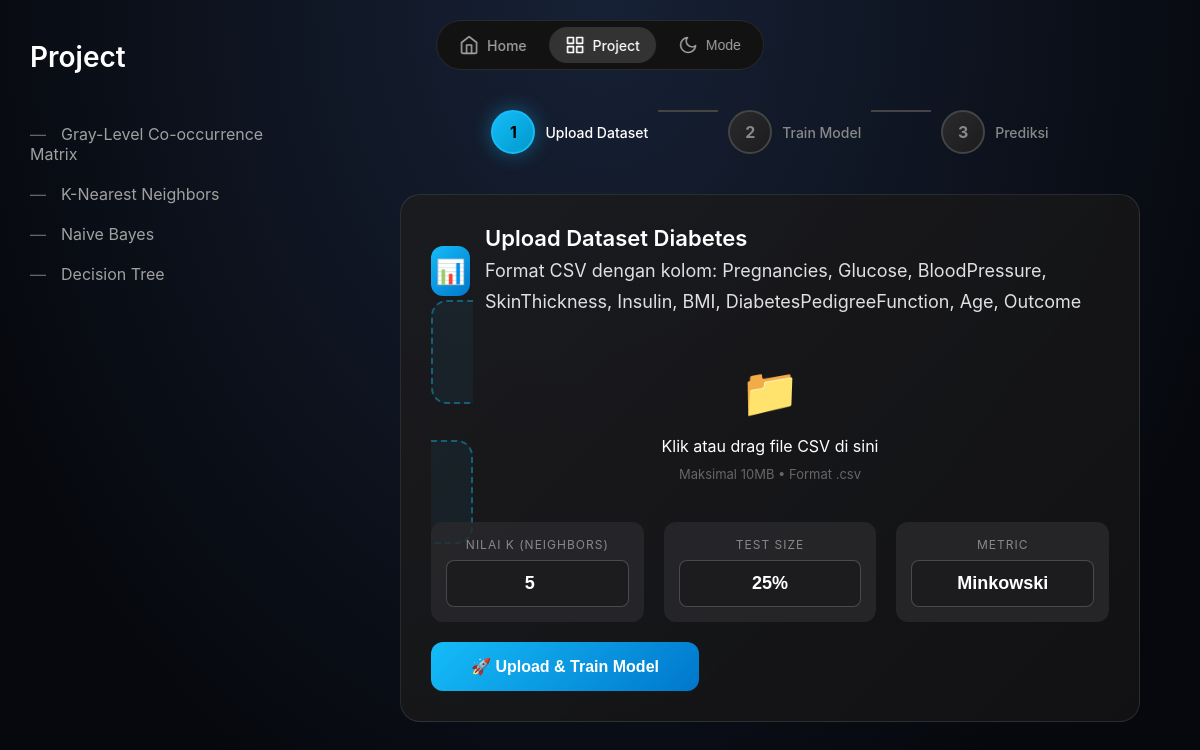
The app's page /task/2 with its own data.
### app.py (models this page shows)
class Task(db.Model):
    id = db.Column(db.Integer, primary_key=True)
    title = db.Column(db.String(100), nullable=False)
    thumbnail = db.Column(db.String(100), nullable=True)
    description = db.Column(db.Text, nullable=False)
    content = db.Column(db.Text, nullable=False)

### app.py (the view, shortened to what this page needs)
@app.route('/task/<int:task_id>', methods=['GET', 'POST'])
def task_detail(task_id):
    task = Task.query.get_or_404(task_id)
    tasks = Task.query.all()
    if task.title == 'K-Nearest Neighbors':
        dataset = None
        results = None
        prediction_result = None
        probs = None
        feature_names = ['Pregnancies', 'Glucose', 'BloodPressure', 'SkinThickness',
                        'Insulin', 'BMI', 'DiabetesPedigreeFunction', 'Age']
        return render_template('knn_detail.html',
                              show_sidebar=True,
                              task=task,
                              tasks=tasks,
                              dataset=dataset,
                              results=results,
                              prediction=prediction_result,
                              probs=probs,
                              params={'k': 5})

### templates/knn_detail.html (shortened to what this page needs)
{% extends "base.html" %}
{% block content %}
<div class="knn-container">
    <div class="step-indicator">
        <div class="step {% if dataset %}completed{% else %}active{% endif %}">
            <div class="step-number">1</div>
            <span class="step-label">Upload Dataset</span>
        </div>
        <div class="step-connector {% if dataset %}active{% endif %}"></div>
        <div class="step {% if dataset and results %}completed{% elif dataset %}active{% endif %}">
            <div class="step-number">2</div>
            <span class="step-label">Train Model</span>
        </div>
        <div class="step-connector {% if results %}active{% endif %}"></div>
        <div class="step {% if prediction %}completed{% elif dataset %}active{% endif %}">
            <div class="step-number">3</div>
            <span class="step-label">Prediksi</span>
        </div>
    </div>
    <div class="section-card">
        <div class="section-header">
            <div class="section-icon">📊</div>
            <div>
                <h3 class="section-title">Upload Dataset Diabetes</h3>
                <p class="section-subtitle">Format CSV dengan kolom: Pregnancies, Glucose, BloodPressure, SkinThickness,
                    Insulin, BMI, DiabetesPedigreeFunction, Age, Outcome</p>
            </div>
        </div>
        <form method="POST" enctype="multipart/form-data">
            <label for="dataset" class="upload-zone" id="upload-zone">
                <div class="upload-icon">📁</div>
                <div class="upload-text" id="file-name">Klik atau drag file CSV di sini</div>
                <div class="upload-hint">Maksimal 10MB • Format .csv</div>
            </label>
            <div class="param-grid">
                <div class="param-item">
                    <div class="param-label">Nilai K (Neighbors)</div>
                    <input type="number" class="param-input" id="k_value" name="k_value"
                        value="{{ params.k if params else 5 }}" min="1" max="50">
                </div>
                <div class="param-item">
                    <div class="param-label">Test Size</div>
                    <input type="text" class="param-input" value="25%" disabled>
                </div>
                <div class="param-item">
                    <div class="param-label">Metric</div>
                    <input type="text" class="param-input" value="Minkowski" disabled>
                </div>
            </div>
            <button type="submit" class="btn-primary-custom">
                🚀 Upload & Train Model
            </button>
        </form>
    </div>
</div>
{% endblock %}

### templates/base.html (shortened to what this page needs)
<!DOCTYPE html>
<html lang="id">
<head>
    <link rel="stylesheet" href="{{ url_for('static', filename='style.css') }}">
</head>
<body>
    <nav class="top-nav">
        <a href="{{ url_for('index') }}" class="nav-item {% if not show_sidebar %}active{% endif %}">
            <svg xmlns="http://www.w3.org/2000/svg" width="24" height="24" viewBox="0 0 24 24" fill="none" stroke="currentColor" stroke-width="2" stroke-linecap="round" stroke-linejoin="round"><path d="m3 9 9-7 9 7v11a2 2 0 0 1-2 2H5a2 2 0 0 1-2-2z"></path><polyline points="9 22 9 12 15 12 15 22"></polyline></svg>
            <span>Home</span>
        </a>
        <a href="{{ url_for('tugas') }}" class="nav-item {% if show_sidebar %}active{% endif %}">
            <span>Project</span>
        </a>
        <button class="nav-item theme-toggle">
            <svg xmlns="http://www.w3.org/2000/svg" width="24" height="24" viewBox="0 0 24 24" fill="none" stroke="currentColor" stroke-width="2" stroke-linecap="round" stroke-linejoin="round"><path d="M21 12.79A9 9 0 1 1 11.21 3 7 7 0 0 0 21 12.79z"></path></svg>
            <span>Mode</span>
        </button>
    </nav>
    <div class="wrapper">
        {% if show_sidebar %}
        <aside class="sidebar">
            <h1 class="sidebar-title">Project</h1>
            <nav class="sidebar-nav">
                <ul>
                    {% for task_item in tasks %}
                    <li><a href="{{ url_for('task_detail', task_id=task_item.id) }}">{{ task_item.title }}</a></li>
                    {% endfor %}
                </ul>
            </nav>
        </aside>
        {% endif %}
        <main class="main-content {% if not show_sidebar %}full-width{% endif %}">
            <article>
                {% block content %}{% endblock %}
            </article>
        </main>
    </div>
</body>
</html>

### static/style.css (style rules this page uses)
:root { --bg-dark: radial-gradient(ellipse at 50% 0%, hsl(220, 40%, 15%) 0%, #06080D 80%); --text-dark: #e0e0e0; --text-muted-dark: #a0a0a0; --text-header-dark: #ffffff; --card-bg-dark: #1c1c1e; --nav-bg-dark: #121212; --nav-active-dark: #333333; --link-dark: #15BCF8; --link-hover-dark: #49d0fc; --border-dark: rgba(255, 255, 255, 0.1); --bg-light: radial-gradient(ellipse at 50% 0%, hsl(195, 100%, 85%) 0%, #ffffff 70%); --text-light: #222222; --text-muted-light: #555555; --text-header-light: #000000; --card-bg-light: #ffffff; --nav-bg-light: rgba(255, 255, 255, 0.85); --nav-active-light: #e0e0e0; --link-light: #0077cc; --link-hover-light: #0099ff; --border-light: rgba(0, 0, 0, 0.1); }
body { background-image: var(--bg-dark); color: var(--text-dark); font-family: -apple-system, BlinkMacSystemFont, "Segoe UI", Roboto, Helvetica, Arial, sans-serif; margin: 0; min-height: 100vh; transition: background-image .5s ease, color .5s ease; }
.wrapper { display:flex;width:100%;min-height:100vh }
.sidebar { width:280px;padding:40px 30px;display:flex;flex-direction:column;flex-shrink:0;animation:fadeInFromLeft .7s ease-in-out forwards }
.main-content { flex-grow:1;padding:80px 60px 40px;overflow-y:auto;animation:fadeInFromLeft .7s ease-in-out forwards }
.main-content>header,.main-content>article,.main-content>.profile-layout { animation:floatUp .8s .2s ease-out forwards;opacity:0 }
.sidebar-title { font-size:28px;color:var(--text-header-dark);margin:0 0 50px;font-weight:600 }
.sidebar-nav ul { list-style:none;padding:0;margin:0 }
.sidebar-nav li { margin-bottom:20px }
.sidebar-nav a { color:var(--text-muted-dark);text-decoration:none;font-size:16px;transition:color .3s ease }
.sidebar-nav a::before { content:'—';margin-right:15px;color:#666 }
.top-nav { position:fixed;top:20px;left:50%;transform:translateX(-50%);background-color:var(--nav-bg-dark);backdrop-filter:blur(10px);-webkit-backdrop-filter:blur(10px);border:1px solid var(--border-dark);border-radius:9999px;padding:6px;display:flex;align-items:center;gap:6px;z-index:100 }
.nav-item { padding:8px 16px;color:var(--text-muted-dark);text-decoration:none;display:flex;align-items:center;justify-content:center;border-radius:9999px;transition:background-color .3s ease,color .3s ease;background-color:transparent;border:none;cursor:pointer;font-size:14px;font-weight:500;white-space:nowrap;gap:8px }
.nav-item svg { width:20px;height:20px;stroke:currentColor }
.nav-item.active { background-color:var(--nav-active-dark);color:var(--text-header-dark) }
.main-content article p { font-size:18px;line-height:1.7;color:var(--text-dark);max-width:800px }

### records on screen
Task: title "Gray-Level Co-occurrence Matrix"
Task: title "K-Nearest Neighbors"
Task: title "Naive Bayes"
Task: title "Decision Tree"
